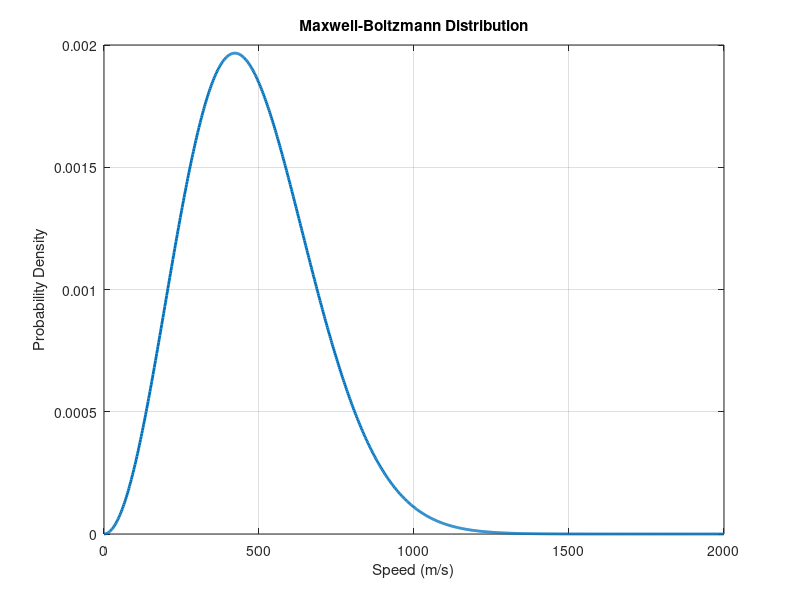

Source code (MATLAB):
% This is inspired code from index.html and plotcanvas_compiled.js file. 

% The key logic is used from javascript code:
% f(j, x) {
%   var k = 2000 * R * T[j];  // k = 2 * R * T
%   return 4.0 * PI * Math.pow(M[j] / (PI * k), 1.5) * x * x * Math.exp(-M[j] * x * x / k);
% }


% Constants
R = 8.3145;      % Universal gas constant (J/(mol*K))
M = 0.028;       % Molar mass of gas (kg/mol), e.g., nitrogen
T = 300;         % Temperature in Kelvin

% Speed range (m/s)
v = linspace(0, 2000, 1000);

% Maxwell-Boltzmann Distribution
k = 2 * R * T;
f_v = 4 * pi * (M / (pi * k))^(3/2) .* v.^2 .* exp(-M .* v.^2 / k);

% Plot
figure;
plot(v, f_v, 'LineWidth', 2);
xlabel('Speed (m/s)');
ylabel('Probability Density');
title('Maxwell-Boltzmann Distribution');
grid on;
